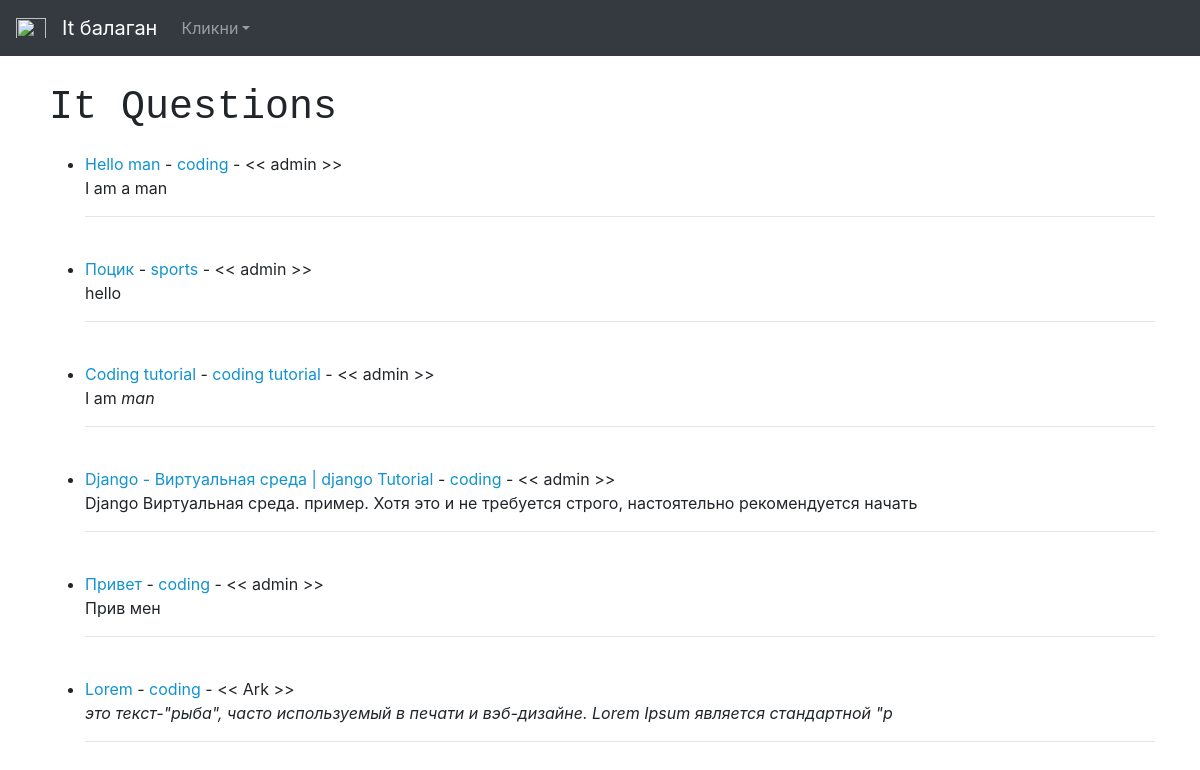
Before: / with the older database file.
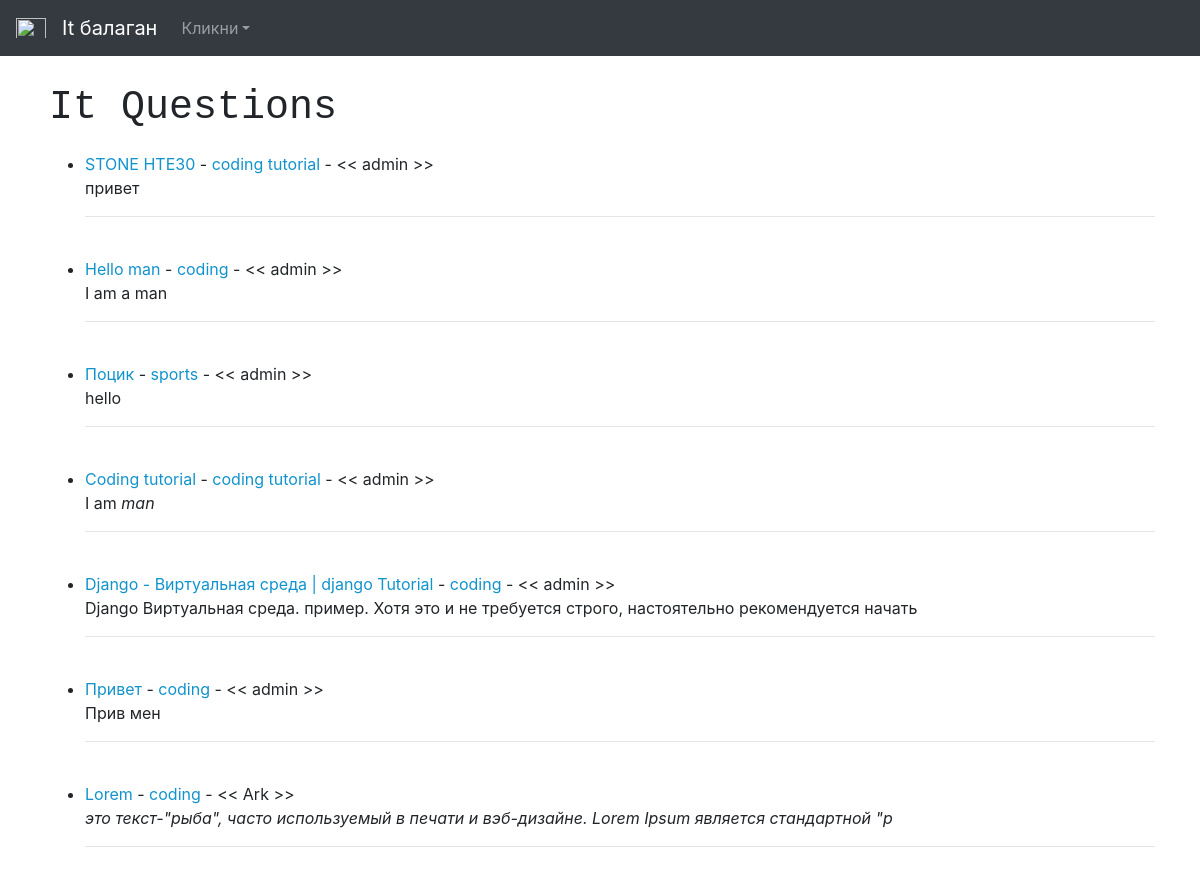
After: the same page with the newer database file.
### theblog/models.py (models this page shows, shortened)
class Post(models.Model):
    title = models.CharField(max_length=120)
    title_tag = models.CharField(max_length=120, default="It балаган")
    author = models.ForeignKey(User, on_delete=models.CASCADE)
    body = models.TextField()
    post_date = models.DateField(auto_now_add=True)
    category = models.CharField(max_length=120, default='coding')
    likes = models.ManyToManyField(User, related_name='blog_post')

### theblog/views.py (the view)
# urls.py: path('', HomeView.as_view(), name='home'),
class HomeView(ListView):
    model = Post
    template_name = 'home.html'
    cats = Category.objects.all()
    ordering = ['-post_date']
    def get_context_data(self, *args, **kwargs):
        cat_menu = Category.objects.all()
        context = super(HomeView, self).get_context_data(*args, **kwargs)
        context['cat_menu'] = cat_menu
        return context

### theblog/templates/home.html (shortened to what this page needs)
{% extends 'base.html' %}
{% block content %}
<h1 class="text-monospace"><p class="w-60 p-1" style="свcd
    text-shadow: 4px 3px 7px black;
">It Questions</p></h1>
<ul>
    {% for post in object_list %}
    <li><a href="{% url 'article_detail' post.pk %}">{{post.title}}</a> - <a
            href="{% url 'category' post.category|slugify%}">{{post.category}}</a>
        - <<
        {{post.author.username}} >>
        <br/>
        {{ post.body|slice:"100"|safe }}
        <hr>
        <br>
    </li>
    {% endfor %}
</ul>
{% endblock %}

### theblog/templates/base.html (shortened to what this page needs)
<!doctype html>
<html lang="en">
<head>
    <link rel="stylesheet" href="https://stackpath.bootstrapcdn.com/bootstrap/4.4.1/css/bootstrap.min.css"
>
</head>
<body>
<nav class="navbar navbar-expand-lg navbar-dark bg-dark">
    <a class="navbar-brand" href="{% url 'home' %}"><img src="https://image.flaticon.com/icons/svg/1753/1753918.svg" width="30" height="30" class="navbar-brand d-inline-block align-top" alt="">It балаган</a>
    <div class="collapse navbar-collapse" id="navbarSupportedContent">
        <ul class="navbar-nav mr-auto">
            <li class="nav-item dropdown">
        <a style="cursor: pointer;" class="nav-link dropdown-toggle" id="navbarDropdown" role="button" data-toggle="dropdown" aria-haspopup="true" aria-expanded="false">Кликни</a>
      </li>
        </ul>
    </div>
</nav>
<br>
<div class="container">
    {% block content %}
    {% endblock %}
</div>
</body>
</html>

### theblog/templates/base.html (style rules this page uses)
a { color: #1293cd; text-decoration: none; background-color: transparent; text-align: center; }

Changed rows visible on the page:
added Post: title "STONE HTE30", category "coding tutorial", author.username "admin", body "привет"
